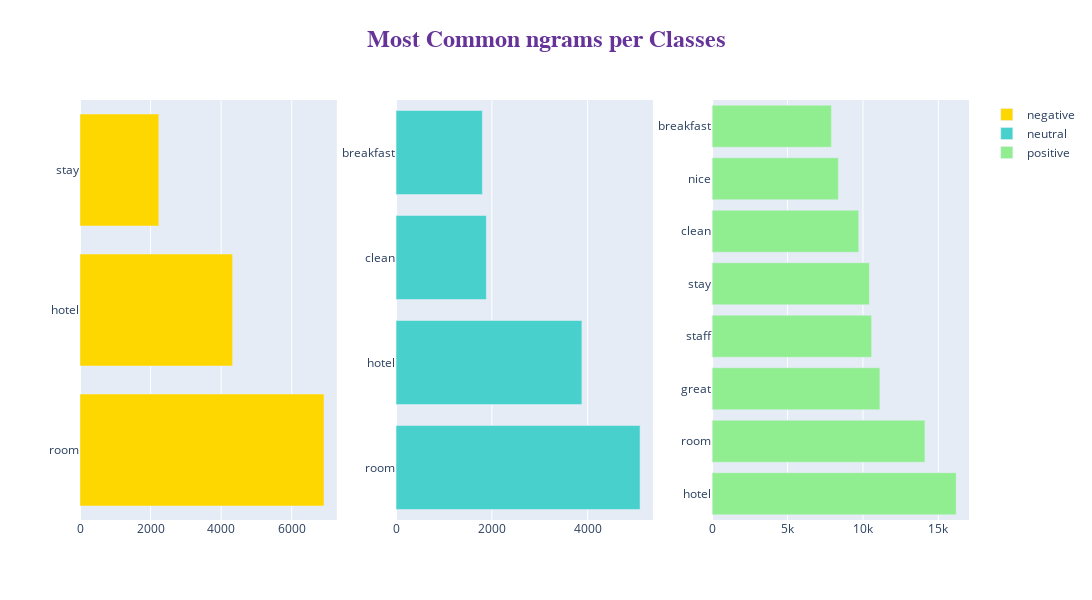

The notebook cell saved with this chart:
### Code cell
fig = make_subplots(rows=1, cols=3)
title_ = ["negative", "neutral", "positive"]

for i in range(3):
    texts = df[df["label"] == i]['tokenized_review']

    new = texts.str.split()
    new = new.values.tolist()
    corpus = [word for i in new for word in i]
    counter = Counter(corpus)
    most = counter.most_common()
    x, y = [], []

    for word, count in most[:30]:
        if word not in stopWords_nltk:
            x.append(word)
            y.append(count)

    fig.add_trace(go.Bar(
                x=y,
                y=x,
                orientation='h', type="bar",
        name=title_[i], marker=dict(color=colors[i])), 1, i+1)
    
fig.update_layout(
    autosize=False,
    width=2000,
    height=600,title=dict(
        text='<b>Most Common ngrams per Classes</b>',
        x=0.5,
        y=0.95,
        font=dict(
        family="Courier New, monospace",
        size=24,
        color="RebeccaPurple"
        )
    ),)


fig.show()

### Figure 1 — Plotly figure (JSON) as saved in the notebook; plotly's stock layout.template omitted (floating-point values rounded to 4 significant figures)
{"data": [{"marker": {"color": "gold"}, "name": "negative", "orientation": "h", "type": "bar", "x": [6914, 4325, 2233], "xaxis": "x", "y": ["room", "hotel", "stay"], "yaxis": "y"}, {"marker": {"color": "mediumturquoise"}, "name": "neutral", "orientation": "h", "type": "bar", "x": [5095, 3880, 1885, 1802], "xaxis": "x2", "y": ["room", "hotel", "clean", "breakfast"], "yaxis": "y2"}, {"marker": {"color": "lightgreen"}, "name": "positive", "orientation": "h", "type": "bar", "x": [16179, 14108, 11121, 10571, 10426, 9718, 8367, 7907], "xaxis": "x3", "y": ["hotel", "room", "great", "staff", "stay", "clean", "nice", "breakfast"], "yaxis": "y3"}], "layout": {"autosize": false, "height": 600, "title": {"font": {"color": "RebeccaPurple", "family": "Courier New, monospace", "size": 24}, "text": "<b>Most Common ngrams per Classes</b>", "x": 0.5, "y": 0.95}, "width": 2000, "xaxis": {"anchor": "y", "domain": [0, 0.2889]}, "xaxis2": {"anchor": "y2", "domain": [0.3556, 0.6444]}, "xaxis3": {"anchor": "y3", "domain": [0.7111, 1]}, "yaxis": {"anchor": "x", "domain": [0, 1]}, "yaxis2": {"anchor": "x2", "domain": [0, 1]}, "yaxis3": {"anchor": "x3", "domain": [0, 1]}}}
